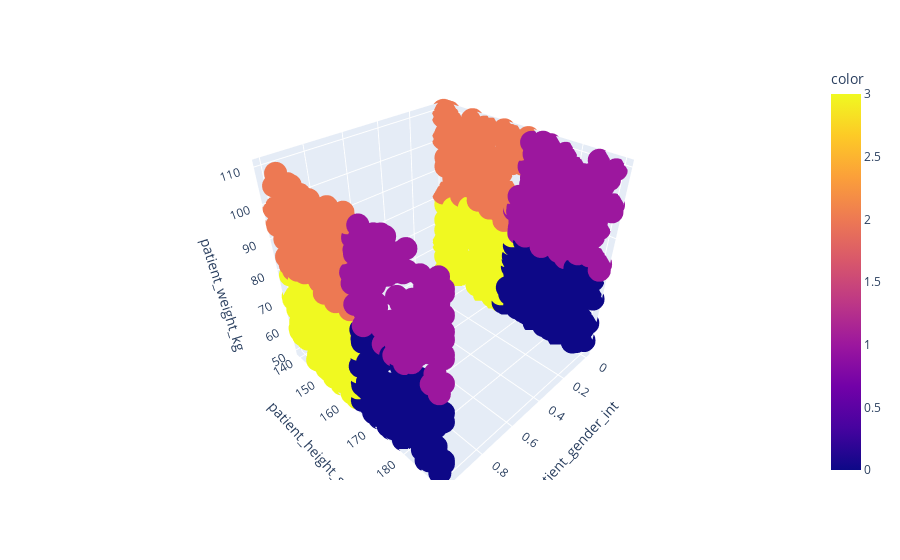

Here is the notebook cell this chart was saved with:
### Markdown cell above
Additionally, you can visualize the clusters in 3-D scatter plot. Give it a try below.

### Code cell
import plotly.express as px
fig = px.scatter_3d(patient, x='patient_gender_int', y='patient_height_sm', z='patient_weight_kg', color=label_color)
fig.show()

### Figure 1 — Plotly figure (JSON) as saved in the notebook; plotly's stock layout.template omitted (floating-point values rounded to 4 significant figures; data arrays with more than 128 entries replaced by an {"elided": "..."} marker saying what was removed)
{"data": [{"hovertemplate": "patient_gender_int=%{x}<br>patient_height_sm=%{y}<br>patient_weight_kg=%{z}<br>color=%{marker.color}<extra></extra>", "legendgroup": "", "marker": {"color": {"elided": "942 int values"}, "coloraxis": "coloraxis", "symbol": "circle"}, "mode": "markers", "name": "", "scene": "scene", "showlegend": false, "type": "scatter3d", "x": {"elided": "942 int values"}, "y": {"elided": "942 int values"}, "z": {"elided": "942 int values"}}], "layout": {"coloraxis": {"colorbar": {"title": {"text": "color"}}, "colorscale": [[0, "#0d0887"], [0.1111, "#46039f"], [0.2222, "#7201a8"], [0.3333, "#9c179e"], [0.4444, "#bd3786"], [0.5556, "#d8576b"], [0.6667, "#ed7953"], [0.7778, "#fb9f3a"], [0.8889, "#fdca26"], [1, "#f0f921"]]}, "legend": {"tracegroupgap": 0}, "margin": {"t": 60}, "scene": {"domain": {"x": [0, 1], "y": [0, 1]}, "xaxis": {"title": {"text": "patient_gender_int"}}, "yaxis": {"title": {"text": "patient_height_sm"}}, "zaxis": {"title": {"text": "patient_weight_kg"}}}}}
